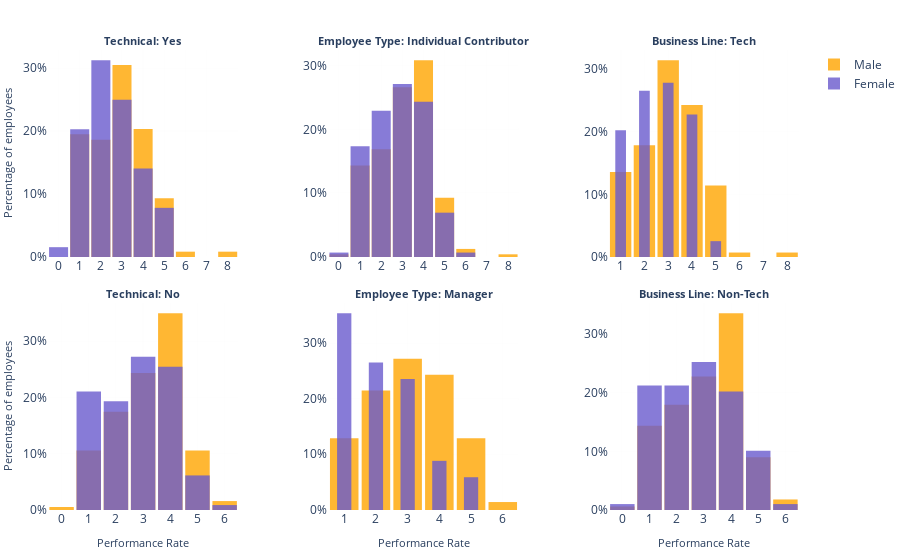

This figure's notebook cell:
### Markdown cell above
### Performance

### Code cell
fig = dist_plot('PERFORMANCE_RATING','Performance Rate', nbins=10)

### Figure 1 — Plotly figure (JSON) as saved in the notebook; plotly's stock layout.template omitted (floating-point values rounded to 4 significant figures; data arrays with more than 128 entries replaced by an {"elided": "..."} marker saying what was removed)
{"data": [{"histnorm": "percent", "marker": {"color": "orange"}, "name": "Male", "nbinsx": 10, "opacity": 0.8, "type": "histogram", "x": [1, 1, 1, 4, 3, 5, 2, 2, 5, 1, 3, 1, 3, 3, 4, 3, 4, 1, 3, 3, 5, 2, 2, 2, 3, 5, 4, 3, 5, 1, 1, 3, 3, 1, 2, 3, 3, 3, 3, 3, 3, 1, 2, 4, 3, 4, 3, 1, 2, 1, 2, 5, 3, 1, 5, 1, 4, 1, 3, 8, 2, 3, 5, 4, 3, 2, 4, 4, 2, 3, 2, 4, 3, 5, 3, 4, 1, 1, 3, 4, 3, 2, 2, 3, 1, 4, 1, 2, 1, 1, 4, 3, 3, 5, 3, 4, 5, 2, 3, 2, 2, 4, 6, 1, 4, 4, 4, 1, 4, 2, 3, 4, 2, 4, 4, 2, 3, 3], "xaxis": "x", "yaxis": "y"}, {"histnorm": "percent", "marker": {"color": "slateblue"}, "name": "Female", "nbinsx": 10, "opacity": 0.8, "type": "histogram", "x": [2, 1, 3, 2, 3, 3, 3, 4, 2, 4, 4, 1, 2, 3, 3, 1, 5, 3, 5, 1, 3, 3, 3, 2, 3, 2, 5, 1, 4, 2, 1, 2, 1, 4, 4, 3, 1, 1, 2, 2, 2, 2, 5, 2, 2, 0, 1, 1, 4, 3, 2, 3, 5, 2, 1, 2, 2, 3, 4, 3, 1, 2, 4, 2], "xaxis": "x", "yaxis": "y"}, {"histnorm": "percent", "marker": {"color": "orange"}, "name": "Male", "nbinsx": 10, "opacity": 0.8, "showlegend": false, "type": "histogram", "x": {"elided": "189 int values"}, "xaxis": "x4", "yaxis": "y4"}, {"histnorm": "percent", "marker": {"color": "slateblue"}, "name": "Female", "nbinsx": 10, "opacity": 0.8, "showlegend": false, "type": "histogram", "x": [4, 2, 3, 2, 3, 4, 5, 1, 4, 3, 4, 2, 1, 5, 3, 3, 3, 3, 1, 5, 1, 4, 2, 5, 4, 2, 2, 1, 4, 5, 3, 1, 4, 4, 2, 5, 3, 1, 4, 4, 3, 3, 1, 2, 1, 2, 3, 1, 2, 3, 4, 1, 4, 4, 4, 4, 2, 3, 2, 2, 4, 3, 1, 4, 3, 4, 2, 3, 3, 4, 1, 2, 2, 2, 4, 2, 3, 1, 2, 1, 1, 4, 1, 4, 5, 1, 1, 1, 6, 3, 3, 3, 3, 4, 3, 3, 2, 1, 4, 4, 3, 4, 3, 4, 2, 3, 3, 1, 2, 4, 1, 1, 3, 3], "xaxis": "x4", "yaxis": "y4"}, {"histnorm": "percent", "marker": {"color": "orange"}, "name": "Male", "nbinsx": 10, "opacity": 0.8, "showlegend": false, "type": "histogram", "x": {"elided": "237 int values"}, "xaxis": "x2", "yaxis": "y2"}, {"histnorm": "percent", "marker": {"color": "slateblue"}, "name": "Female", "nbinsx": 10, "opacity": 0.8, "showlegend": false, "type": "histogram", "x": {"elided": "144 int values"}, "xaxis": "x2", "yaxis": "y2"}, {"histnorm": "percent", "marker": {"color": "orange"}, "name": "Male", "nbinsx": 10, "opacity": 0.8, "showlegend": false, "type": "histogram", "x": [5, 2, 4, 5, 5, 1, 4, 3, 4, 5, 1, 2, 2, 3, 4, 1, 3, 2, 3, 3, 3, 2, 2, 2, 2, 1, 3, 4, 2, 3, 3, 2, 5, 4, 3, 5, 4, 4, 1, 1, 4, 5, 5, 3, 3, 2, 2, 2, 3, 3, 4, 1, 4, 3, 5, 3, 3, 4, 2, 4, 4, 4, 4, 1, 6, 3, 4, 2, 3, 1], "xaxis": "x5", "yaxis": "y5"}, {"histnorm": "percent", "marker": {"color": "slateblue"}, "name": "Female", "nbinsx": 10, "opacity": 0.8, "showlegend": false, "type": "histogram", "x": [1, 2, 3, 4, 5, 1, 1, 2, 3, 3, 3, 2, 4, 2, 1, 3, 5, 1, 1, 1, 2, 2, 3, 2, 3, 2, 1, 1, 2, 1, 4, 1, 3, 1], "xaxis": "x5", "yaxis": "y5"}, {"histnorm": "percent", "marker": {"color": "orange"}, "name": "Male", "nbinsx": 10, "opacity": 0.8, "showlegend": false, "type": "histogram", "x": {"elided": "140 int values"}, "xaxis": "x3", "yaxis": "y3"}, {"histnorm": "percent", "marker": {"color": "slateblue"}, "name": "Female", "nbinsx": 10, "opacity": 0.8, "showlegend": false, "type": "histogram", "x": [4, 2, 3, 3, 2, 3, 3, 4, 4, 4, 4, 1, 2, 3, 1, 3, 1, 3, 3, 3, 5, 2, 3, 1, 2, 2, 1, 4, 4, 3, 4, 4, 5, 3, 4, 4, 3, 3, 1, 2, 2, 3, 4, 2, 2, 2, 2, 4, 2, 2, 1, 3, 4, 2, 2, 1, 4, 1, 3, 2, 1, 1, 1, 1, 1, 3, 3, 2, 2, 3, 2, 4, 4, 3, 1, 3, 4, 2, 1], "xaxis": "x3", "yaxis": "y3"}, {"histnorm": "percent", "marker": {"color": "orange"}, "name": "Male", "nbinsx": 10, "opacity": 0.8, "showlegend": false, "type": "histogram", "x": {"elided": "167 int values"}, "xaxis": "x6", "yaxis": "y6"}, {"histnorm": "percent", "marker": {"color": "slateblue"}, "name": "Female", "nbinsx": 10, "opacity": 0.8, "showlegend": false, "type": "histogram", "x": [2, 1, 2, 3, 3, 4, 2, 5, 1, 3, 3, 4, 2, 1, 5, 5, 5, 3, 3, 3, 3, 1, 1, 4, 2, 2, 5, 5, 4, 4, 2, 2, 1, 1, 5, 1, 2, 1, 4, 3, 1, 2, 1, 3, 1, 1, 2, 1, 4, 4, 4, 4, 2, 3, 2, 3, 5, 1, 4, 3, 4, 2, 0, 3, 1, 2, 2, 4, 3, 2, 1, 1, 4, 3, 5, 2, 4, 5, 6, 3, 3, 4, 3, 3, 1, 4, 4, 3, 3, 4, 2, 3, 1, 2, 2, 4, 1, 3, 3], "xaxis": "x6", "yaxis": "y6"}], "layout": {"annotations": [{"font": {"size": 11}, "showarrow": false, "text": "<b>Technical: Yes</b>", "x": 0.1267, "xanchor": "center", "xref": "paper", "y": 1, "yanchor": "bottom", "yref": "paper"}, {"font": {"size": 11}, "showarrow": false, "text": "<b>Employee Type: Individual Contributor</b>", "x": 0.5, "xanchor": "center", "xref": "paper", "y": 1, "yanchor": "bottom", "yref": "paper"}, {"font": {"size": 11}, "showarrow": false, "text": "<b>Business Line: Tech</b>", "x": 0.8733, "xanchor": "center", "xref": "paper", "y": 1, "yanchor": "bottom", "yref": "paper"}, {"font": {"size": 11}, "showarrow": false, "text": "<b>Technical: No</b>", "x": 0.1267, "xanchor": "center", "xref": "paper", "y": 0.45, "yanchor": "bottom", "yref": "paper"}, {"font": {"size": 11}, "showarrow": false, "text": "<b>Employee Type: Manager</b>", "x": 0.5, "xanchor": "center", "xref": "paper", "y": 0.45, "yanchor": "bottom", "yref": "paper"}, {"font": {"size": 11}, "showarrow": false, "text": "<b>Business Line: Non-Tech</b>", "x": 0.8733, "xanchor": "center", "xref": "paper", "y": 0.45, "yanchor": "bottom", "yref": "paper"}], "bargap": 0.1, "barmode": "overlay", "height": 550, "margin": {"b": 0, "l": 0, "r": 0, "t": 50}, "plot_bgcolor": "rgba(0,0,0,0)", "showlegend": true, "width": 900, "xaxis": {"anchor": "y", "domain": [0, 0.2533], "gridcolor": "#EEEEEE", "gridwidth": 0.1, "nticks": 12, "showgrid": true, "title": {"font": {"size": 11}}}, "xaxis2": {"anchor": "y2", "domain": [0.3733, 0.6267], "gridcolor": "#EEEEEE", "gridwidth": 0.1, "nticks": 12, "showgrid": true, "title": {"font": {"size": 11}}}, "xaxis3": {"anchor": "y3", "domain": [0.7467, 1], "gridcolor": "#EEEEEE", "gridwidth": 0.1, "nticks": 12, "showgrid": true, "title": {"font": {"size": 11}}}, "xaxis4": {"anchor": "y4", "domain": [0, 0.2533], "gridcolor": "#EEEEEE", "gridwidth": 0.1, "nticks": 12, "showgrid": true, "title": {"font": {"size": 11}, "text": "Performance Rate"}}, "xaxis5": {"anchor": "y5", "domain": [0.3733, 0.6267], "gridcolor": "#EEEEEE", "gridwidth": 0.1, "nticks": 12, "showgrid": true, "title": {"font": {"size": 11}, "text": "Performance Rate"}}, "xaxis6": {"anchor": "y6", "domain": [0.7467, 1], "gridcolor": "#EEEEEE", "gridwidth": 0.1, "nticks": 12, "showgrid": true, "title": {"font": {"size": 11}, "text": "Performance Rate"}}, "yaxis": {"anchor": "x", "domain": [0.55, 1], "gridcolor": "#EEEEEE", "gridwidth": 0.1, "nticks": 5, "showgrid": true, "ticksuffix": "%", "title": {"font": {"size": 11}, "text": "Percentage of employees"}}, "yaxis2": {"anchor": "x2", "domain": [0.55, 1], "gridcolor": "#EEEEEE", "gridwidth": 0.1, "nticks": 5, "showgrid": true, "ticksuffix": "%", "title": {"font": {"size": 11}}}, "yaxis3": {"anchor": "x3", "domain": [0.55, 1], "gridcolor": "#EEEEEE", "gridwidth": 0.1, "nticks": 5, "showgrid": true, "ticksuffix": "%", "title": {"font": {"size": 11}}}, "yaxis4": {"anchor": "x4", "domain": [0, 0.45], "gridcolor": "#EEEEEE", "gridwidth": 0.1, "nticks": 5, "showgrid": true, "ticksuffix": "%", "title": {"font": {"size": 11}, "text": "Percentage of employees"}}, "yaxis5": {"anchor": "x5", "domain": [0, 0.45], "gridcolor": "#EEEEEE", "gridwidth": 0.1, "nticks": 5, "showgrid": true, "ticksuffix": "%", "title": {"font": {"size": 11}}}, "yaxis6": {"anchor": "x6", "domain": [0, 0.45], "gridcolor": "#EEEEEE", "gridwidth": 0.1, "nticks": 5, "showgrid": true, "ticksuffix": "%", "title": {"font": {"size": 11}}}}}
